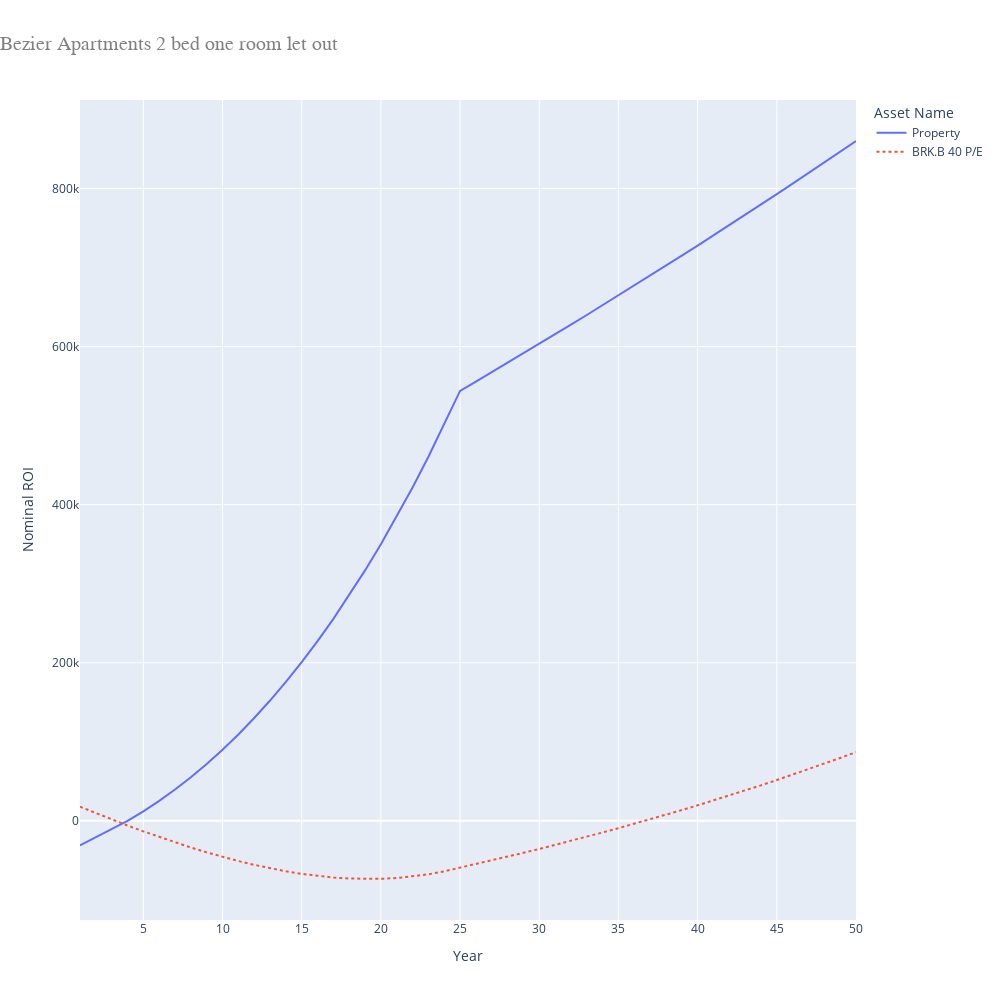

This figure's notebook cell:
### Code cell
# Even here I'd have to live in the property for 4 years for buying it to make sense vs renting it
property_price = 740000
#repayment_mortgage =  RepaymentMortgage(850000*0.75, 25, fixed_interest_rate,
#                             {1 * 12: 0.1, 2 * 12: 0.1, 3 * 12: 0.1, 4 * 12: 0.1, 5 * 12: 1})

repayment_mortgage =  RepaymentMortgage(property_price*0.75, 25, fixed_interest_rate)

asset_name = "Property"
asset_dictionary[asset_name] = LeaseholdProperty(False, property_price,
                                                        monthly_gross_rental=700,
                                                        rental_tax=0,
                                                        months_occupied_out_of_12=8,
                                                        agency_percentage=lixing_agency_percentage,
                                                        annual_service_charge=7 * 677,
                                                        annual_ground_rent=600,
                                                        mortgage = repayment_mortgage)
opportunity_cost_property = asset_dictionary[asset_name]
#opportunity_cost_property.will_you_live_in_this = False

yearly_principle_repayments = []
previous_year = opportunity_cost_property.mortgage.total_principle_paid(1)
yearly_principle_repayments.append(previous_year)
for year in range(2, 25):
    current_year = opportunity_cost_property.mortgage.total_principle_paid(year)
    yearly_principle_repayments.append(current_year - previous_year - cost_of_renting_alone*12)
    previous_year = current_year
#print(repayment_mortgage.payment_table)
print(yearly_principle_repayments)
asset_dictionary["BRK.B 40 P/E"] = HLStock(opportunity_cost_property.property_value*.25, stock_price_to_earnings, yearly_principle_repayments)
(headers, table, graph_source) = generateHeaderTableAndGraphSource()

fig = px.line(graph_source, 
              x='Year', 
              y='Nominal ROI', 
              color='Asset Name',
              line_dash='Asset Name',
              title='Bezier Apartments 2 bed one room let out',
              width=1000,
              height=1000)

fig.update_layout(
    title_font_size=20,
    title_font_family='Courier',
    title_font_color='gray',
    title_x=0
)

fig.show()

### Figure 1 — Plotly figure (JSON) as saved in the notebook; plotly's stock layout.template omitted (floating-point values rounded to 4 significant figures)
{"data": [{"hovertemplate": "Asset Name=Property<br>Year=%{x}<br>Nominal ROI=%{y}<extra></extra>", "legendgroup": "Property", "line": {"color": "#636efa", "dash": "solid"}, "marker": {"symbol": "circle"}, "mode": "lines", "name": "Property", "orientation": "v", "showlegend": true, "type": "scatter", "x": [1, 2, 3, 4, 5, 6, 7, 8, 9, 10, 11, 12, 13, 14, 15, 16, 17, 18, 19, 20, 21, 22, 23, 24, 25, 26, 27, 28, 29, 30, 31, 32, 33, 34, 35, 36, 37, 38, 39, 40, 41, 42, 43, 44, 45, 46, 47, 48, 49, 50], "xaxis": "x", "y": [-31180.0, -20940.0, -11050.0, -86.36, 11970.0, 25150.0, 39500.0, 55050.0, 71840.0, 89900.0, 109300.0, 130000.0, 152100.0, 175700.0, 200800.0, 227300.0, 255500.0, 285300.0, 316800.0, 350000.0, 385000.0, 421800.0, 460500.0, 501200.0, 543900.0, 555700.0, 567500.0, 579400.0, 591400.0, 603400.0, 615500.0, 627700.0, 639900.0, 652300.0, 664700.0, 677100.0, 689700.0, 702300.0, 715000.0, 727800.0, 740700.0, 753600.0, 766600.0, 779700.0, 792900.0, 806200.0, 819500.0, 833000.0, 846500.0, 860100.0], "yaxis": "y"}, {"hovertemplate": "Asset Name=BRK.B 40 P/E<br>Year=%{x}<br>Nominal ROI=%{y}<extra></extra>", "legendgroup": "BRK.B 40 P/E", "line": {"color": "#EF553B", "dash": "dot"}, "marker": {"symbol": "circle"}, "mode": "lines", "name": "BRK.B 40 P/E", "orientation": "v", "showlegend": true, "type": "scatter", "x": [1, 2, 3, 4, 5, 6, 7, 8, 9, 10, 11, 12, 13, 14, 15, 16, 17, 18, 19, 20, 21, 22, 23, 24, 25, 26, 27, 28, 29, 30, 31, 32, 33, 34, 35, 36, 37, 38, 39, 40, 41, 42, 43, 44, 45, 46, 47, 48, 49, 50], "xaxis": "x", "y": [17780.0, 9634.0, 1705.0, -5982.0, -13400.0, -20540.0, -27350.0, -33830.0, -39940.0, -45650.0, -50940.0, -55760.0, -60090.0, -63900.0, -67140.0, -69780.0, -71770.0, -73080.0, -73660.0, -73460.0, -72440.0, -70540.0, -67720.0, -63910.0, -59410.0, -54820.0, -50140.0, -45380.0, -40520.0, -35580.0, -30530.0, -25390.0, -20150.0, -14800.0, -9353.0, -3796.0, 1871.0, 7651.0, 13550.0, 19560.0, 25700.0, 31950.0, 38340.0, 44860.0, 51510.0, 58290.0, 65220.0, 72290.0, 79510.0, 86880.0], "yaxis": "y"}], "layout": {"height": 1000, "legend": {"title": {"text": "Asset Name"}, "tracegroupgap": 0}, "title": {"font": {"color": "gray", "family": "Courier", "size": 20}, "text": "Bezier Apartments 2 bed one room let out", "x": 0}, "width": 1000, "xaxis": {"anchor": "y", "domain": [0, 1], "title": {"text": "Year"}}, "yaxis": {"anchor": "x", "domain": [0, 1], "title": {"text": "Nominal ROI"}}}}
